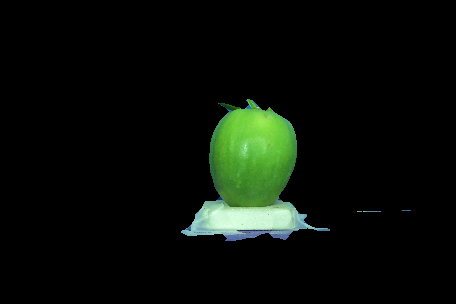
//> input picture 3_Image_histogram/build/images/f14.png, 456 x 304 px
$ ./histograma build/images/f14.png   (built with g++ and OpenCV 4)
//> lines starting //> are read from the running program, lines starting //| are printed output that depends on the picture
#include <iostream>
#include <stdio.h>
#include <cmath>
#include <opencv2/opencv.hpp>

using namespace std;
using namespace cv;

Mat im;

void histograma(Mat image);
void plot(float H[]);

int main( int argc, char** argv ){

  im = imread(argv[1], CV_LOAD_IMAGE_COLOR);
//> im is the input picture: 304 rows x 456 cols, CV_8UC3; mean B, G, R 7.9, 14, 8.6
//  im = imread("build/images/f14.png", CV_LOAD_IMAGE_COLOR);

  if( !im.data ) {
    cout <<" Take care how type the picture name" <<endl ;
    return -1;
  }

  histograma(im);
  return 0;
}

void histograma(Mat image){

	int channel;
	cout<<"\n Channel: ";cin>>channel;
//> the answer given: 1

//  Vector del histograma inicializado en cero
	int h[256];
	for(int i=0; i<256; i++)
		h[i] = 0;

//	Se obtienen la ocurrencia de cada nivel de gris
	int num=0;
	for(int j=0; j<image.rows; j++){
		for(int i=0; i<image.cols; i++){
			num = image.at<Vec3b>(j,i)[channel];
			h[num]++;
		}
	}
//> after the loop, num = 0; h = 256 values, max 127620 at index 0, min 0 at index 1, mean 541.5

//  Se normaliza y redondea el histograma
	float n = (image.rows)*(image.cols), Hn[256];
//> n = 138624
	int porc=255*10;

	for(int i=0; i<256; i++){
		Hn[i] = round((h[i]/n)*porc);
	}
//> after the loop, Hn = 256 values, max 2348 at index 0, min 0 at index 1, mean 9.94

// [16 lines of commented-out code are left out]

	plot(Hn);
}

void plot(float H[]){
	Mat image(280, 256, CV_8UC1, Scalar(255));
	int dif=0;

	for(int j=0; j<image.cols; j++){
		dif = 256 - H[j];
		for(int i=0; i<image.rows; i++){
			if(i >= dif && i <= image.rows-25){
				image.data[i*image.cols + j] = 0;
			} else{
				if(i > image.rows-25 && i <= image.rows-20 )
				   image.data[i*image.cols + j] = 220;
				else if(i > image.rows-20 )
					image.data[i*image.cols + j] = j;
			}
		}
		dif=0;
	}
//> this loop made 256 passes
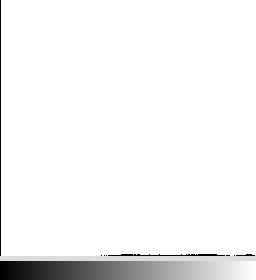
//> image: 280 rows x 256 cols, CV_8UC1; min 0, max 255, mean 244.1

	cout<<"\n\n";
	namedWindow("Histograma de la imagen", WINDOW_AUTOSIZE);
	imshow("Histograma de la imagen", image);
	waitKey(0);
}
